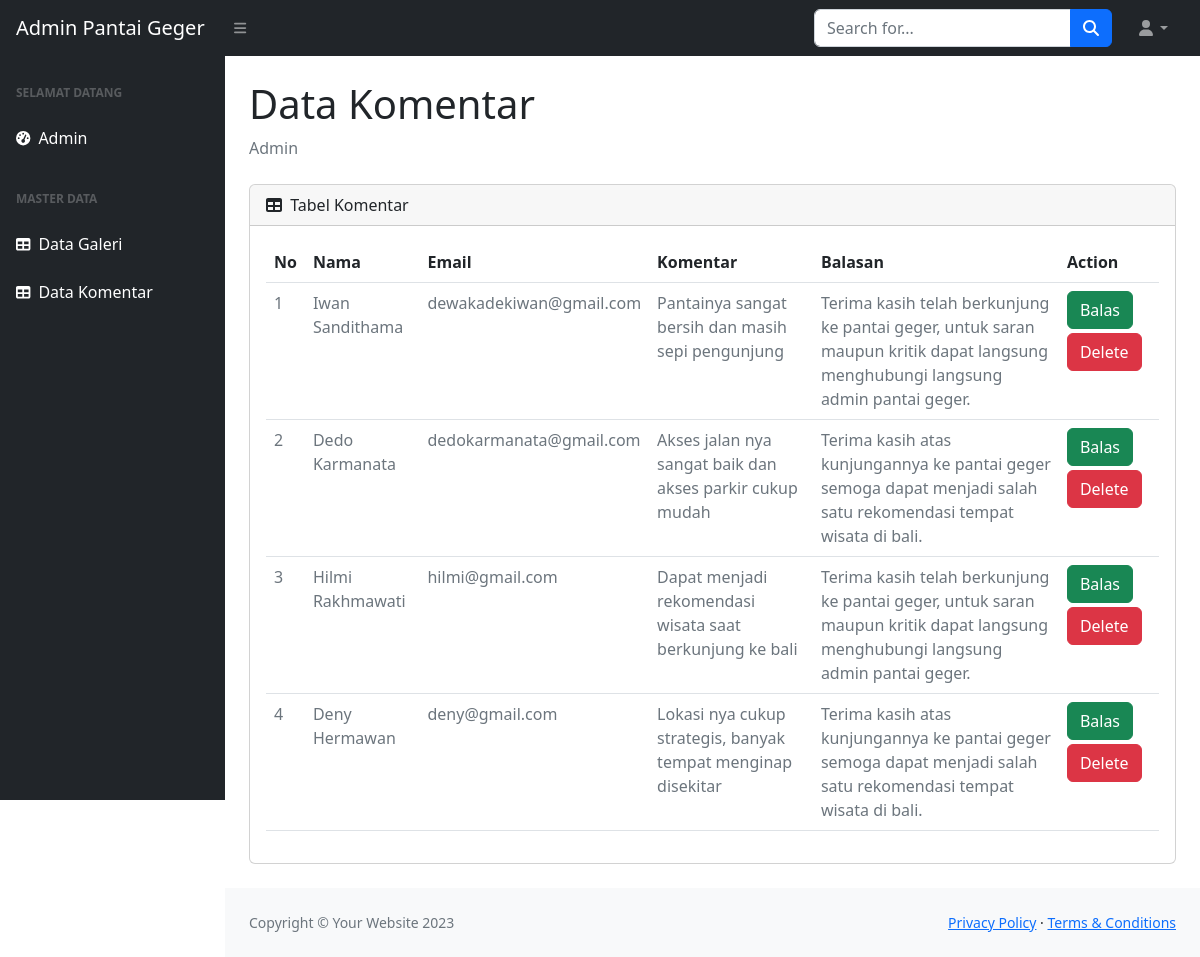
Page /index.php/c_komentar on the committed database.
### tables this page shows
CREATE TABLE `tb_komentar` (
  `id_komentar` int(11) NOT NULL,
  `nama` varchar(100) NOT NULL,
  `email` varchar(200) NOT NULL,
  `pesan` text NOT NULL,
  `balas` text DEFAULT NULL
);

### application/controllers/C_komentar.php (called while the page is built, shortened)
<?php
class C_komentar extends CI_Controller {
    public function __construct()
    {
        $this->load->model('M_komentar');
    }
    public function index()
    {
        $data = [
            'komentar' => $this->M_komentar->get_all(),
        ];
        $this->load->view('vw_user/header');
        $this->load->view('vw_user/navbar');
        $this->load->view('vw_user/komentar/v_komentar', $data);
        $this->load->view('vw_user/footer');
    }
}

### index.php (called while the page is built, shortened)
<?php
require_once BASEPATH.'core/CodeIgniter.php';

### application/models/M_komentar.php (called while the page is built, shortened)
<?php
class M_komentar extends CI_Model
{
    public function get_all()
    {
        $query = $this->db->get('tb_komentar')->result_array();
        return $query;
    }
}

### application/views/vw_user/komentar/v_komentar.php (the view)
<div id="layoutSidenav_content">
    <main>
        <div class="container-fluid px-4">
            <h1 class="mt-4">Data Komentar</h1>
            <ol class="breadcrumb mb-4">
                <li class="breadcrumb-item active">Admin</li>
            </ol>
            <div class="card mb-4">
                <div class="card-header">
                    <i class="fas fa-table me-1"></i>
                    Tabel Komentar
                </div>
                <div class="card-body">
                    <table class="table" id="datatablesSimple">
                        <thead>
                            <tr>
                                <th>No</th>
                                <th>Nama</th>
                                <th>Email</th>
                                <th>Komentar</th>
                                <th>Balasan</th>
                                <th>Action</th>
                            </tr>
                        </thead>
                        <tbody>
                            <tr>
                                <?php
                                  $no = 1;
                                  foreach ($komentar as $key) {
                                  ?>
                            <tr>
                                <td class="text-secondary text-xxs font-weight-bold"><?php echo $no++ ?></td>
                                <td class="text-secondary text-xs font-weight-bold"><?php echo $key['nama'] ?>
                                </td>
                                <td class="text-secondary text-xs font-weight-bold"><?php echo $key['email'] ?>
                                </td>
                                <td class="text-secondary text-xs font-weight-bold"><?php echo $key['pesan'] ?></td>
                                <td class="text-secondary text-xs font-weight-bold"><?php echo $key['balas'] ?></td>
                                <td >
                                    <a class="btn btn-success  mb-1" href="<?php echo base_url('C_komentar/balas/' . $key['id_komentar']) ?>">Balas</a>
                                    <a class="btn btn-danger" onclick="javascript: return confirm('Apakah anda yakin ingin hapus?')" href="<?php echo base_url('C_komentar/delete/' . $key['id_komentar']) ?>">Delete</a>
                                </td>
                            </tr>
                        <?php
                                  }
                          ?>
                        </tr>
                        </tbody>
                    </table>
                </div>
            </div>
        </div>
    </main>

### rows in the picture
tb_komentar: nama "Iwan Sandithama", email "dewakadekiwan@gmail.com", pesan "Pantainya sangat bersih dan masih sepi pengunjung", balas "Terima kasih telah berkunjung ke pantai geger, untuk saran maupun kritik dapat langsung menghubungi langsung admin pantai geger."
tb_komentar: nama "Dedo Karmanata", email "dedokarmanata@gmail.com", pesan "Akses jalan nya sangat baik dan akses parkir cukup mudah", balas "Terima kasih atas kunjungannya ke pantai geger semoga dapat menjadi salah satu rekomendasi tempat wisata di bali."
tb_komentar: nama "Hilmi Rakhmawati", email "hilmi@gmail.com", pesan "Dapat menjadi rekomendasi wisata saat berkunjung ke bali", balas "Terima kasih telah berkunjung ke pantai geger, untuk saran maupun kritik dapat langsung menghubungi langsung admin pantai geger."
tb_komentar: nama "Deny Hermawan", email "deny@gmail.com", pesan "Lokasi nya cukup strategis, banyak tempat menginap disekitar", balas "Terima kasih atas kunjungannya ke pantai geger semoga dapat menjadi salah satu rekomendasi tempat wisata di bali."
